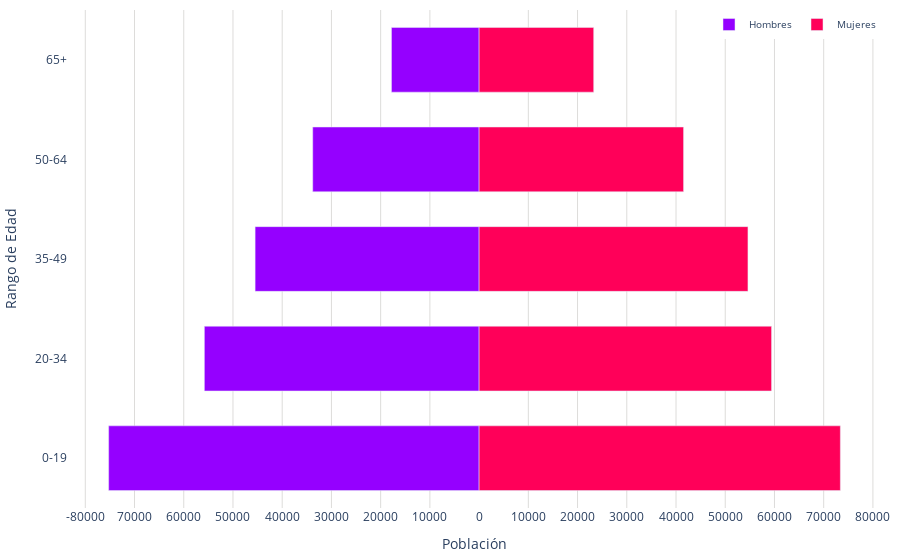

The cell this chart's notebook holds for it:
### Code cell
import plotly.graph_objects as go

# Crear una gráfica de pirámide de población
def crear_grafico_piramide(dfs):
    fig = go.Figure()

    # Sumar los valores de hombres y mujeres por rango amplio
    datos_agrupados = dfs.groupby('rango_amplio').sum(numeric_only=False).reset_index()
    

    # Calcular el total de hombres y mujeres
    total_hombres = datos_agrupados['hombres'].sum()
    total_mujeres = datos_agrupados['mujeres'].sum()
    total_poblacion = total_hombres + total_mujeres

    # Crear texto para el hover que incluya total y porcentaje
    text_hombres = [
        f'Total: {row["hombres"]}<br>Porcentaje: {row["hombres"] / total_poblacion * 100:.1f}%'
        for index, row in datos_agrupados.iterrows()
    ]

    text_mujeres = [
        f'Total: {row["mujeres"]}<br>Porcentaje: {row["mujeres"] / total_poblacion * 100:.1f}%'
        for index, row in datos_agrupados.iterrows()
    ]

    # Crear barras para hombres a la izquierda
    fig.add_trace(go.Bar(
        y=datos_agrupados['rango_amplio'],
        x=-datos_agrupados['hombres'],  # Mantener la barra en negativo para la forma de pirámide
        orientation='h',
        marker=dict(color='#9500ff'),
        text=text_hombres,
        textposition='none',  # Ocultar el texto en las barras
        hoverinfo='text',  # Usar solo el texto personalizado al hacer hover
        name='Hombres'
    ))

    # Crear barras para mujeres a la derecha
    fig.add_trace(go.Bar(
        y=datos_agrupados['rango_amplio'],
        x=datos_agrupados['mujeres'],
        orientation='h',
        marker=dict(color='#ff0059'),
        text=text_mujeres,
        textposition='none',  # Ocultar el texto en las barras
        hoverinfo='text',  # Usar solo el texto personalizado al hacer hover
        name='Mujeres'
    ))

    # Configurar el gráfico
    fig.update_layout(
        barmode='overlay',
        bargap=0.35,
        xaxis=dict(
            title='Población',
            gridcolor='#dddcda',  # Color de las líneas que dividen los rangos del eje Y
            tickvals=[-80000,-70000, -60000,-50000, -40000, -30000, -20000, -10000, 0, 10000, 20000, 30000, 40000, 50000,60000, 70000,80000],  # Ajusta según tus datos
            ticktext=[-80000,70000, 60000,50000, 40000, 30000, 20000, 10000, 0, 10000, 20000, 30000, 40000, 50000,60000, 70000,80000]  # Etiquetas positivas
        ),
        plot_bgcolor='rgba(0,0,0,0)',  # Color de fondo del gráfico
        margin=dict(l=10, r=10, t=10, b=10),  # Ajusta los márgenes (left, right, top, bottom)
        yaxis=dict(title='Rango de Edad'),
        legend=dict(
            font_size=10,
            orientation='h',
            x=1,  # Posición horizontal (1 es el extremo derecho)
            y=1,  # Posición vertical (1 es la parte superior)
            xanchor='right',  # Ancla la leyenda a la derecha
            yanchor='top'  # Ancla la leyenda en la parte superior
        )
    )

    return fig


def guardar_grafico_como_html(fig, nombre_archivo, carpeta='assets/graficas'):
    if not os.path.exists(carpeta):
        os.makedirs(carpeta)
    pio.write_html(fig, f'{carpeta}/{nombre_archivo}.html')

# Crear la figura de la pirámide de población
fig_piramide = crear_grafico_piramide(dfs)
fig_piramide.show()
# Guardar la figura como archivo HTML
guardar_grafico_como_html(fig_piramide, 'g_piramid_poblacion')

### Figure 1 — Plotly figure (JSON) as saved in the notebook; plotly's stock layout.template omitted (floating-point values rounded to 4 significant figures)
{"data": [{"hoverinfo": "text", "marker": {"color": "#9500ff"}, "name": "Hombres", "orientation": "h", "text": ["Total: 75255<br>Porcentaje: 15.7%", "Total: 55810<br>Porcentaje: 11.6%", "Total: 45501<br>Porcentaje: 9.5%", "Total: 33800<br>Porcentaje: 7.0%", "Total: 17803<br>Porcentaje: 3.7%"], "textposition": "none", "type": "bar", "x": [-75255, -55810, -45501, -33800, -17803], "y": ["0-19", "20-34", "35-49", "50-64", "65+"]}, {"hoverinfo": "text", "marker": {"color": "#ff0059"}, "name": "Mujeres", "orientation": "h", "text": ["Total: 73383<br>Porcentaje: 15.3%", "Total: 59407<br>Porcentaje: 12.4%", "Total: 54612<br>Porcentaje: 11.4%", "Total: 41532<br>Porcentaje: 8.6%", "Total: 23276<br>Porcentaje: 4.8%"], "textposition": "none", "type": "bar", "x": [73383, 59407, 54612, 41532, 23276], "y": ["0-19", "20-34", "35-49", "50-64", "65+"]}], "layout": {"bargap": 0.35, "barmode": "overlay", "legend": {"font": {"size": 10}, "orientation": "h", "x": 1, "xanchor": "right", "y": 1, "yanchor": "top"}, "margin": {"b": 10, "l": 10, "r": 10, "t": 10}, "plot_bgcolor": "rgba(0,0,0,0)", "xaxis": {"gridcolor": "#dddcda", "ticktext": [-80000, 70000, 60000, 50000, 40000, 30000, 20000, 10000, 0, 10000, 20000, 30000, 40000, 50000, 60000, 70000, 80000], "tickvals": [-80000, -70000, -60000, -50000, -40000, -30000, -20000, -10000, 0, 10000, 20000, 30000, 40000, 50000, 60000, 70000, 80000], "title": {"text": "Población"}}, "yaxis": {"title": {"text": "Rango de Edad"}}}}
